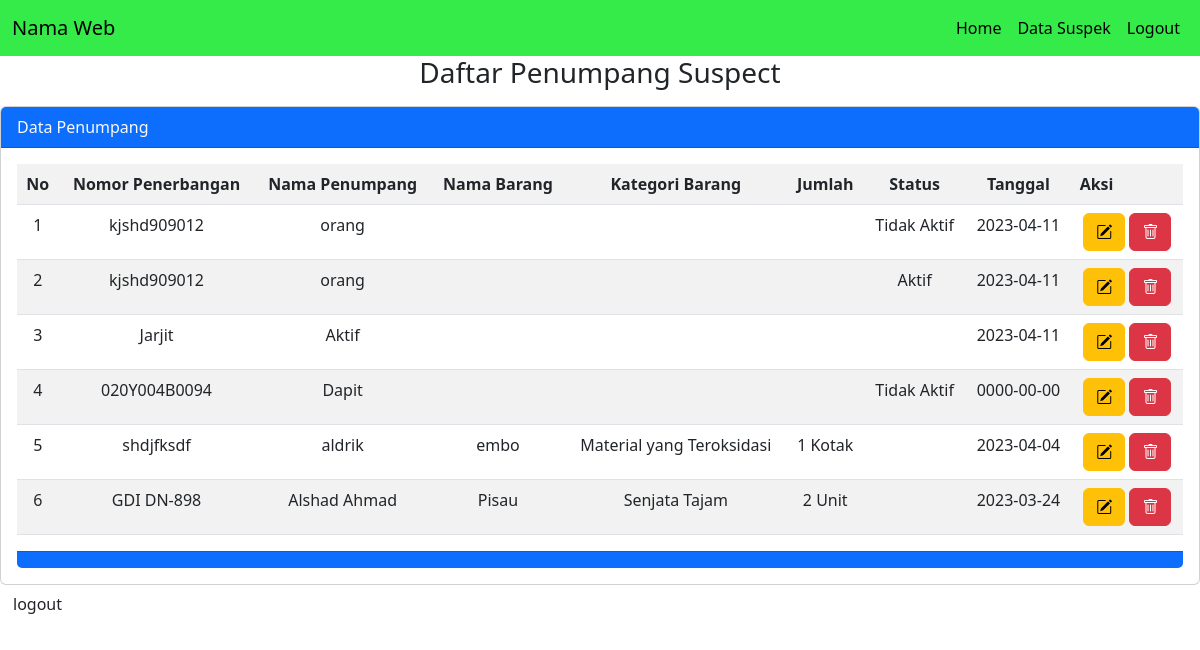
/suspek.php (signed in), run on the app's committed database.
### tables this page shows
CREATE TABLE `tb_suspek` (
  `id_suspek` int(11) NOT NULL,
  `nomor_penerbangan` varchar(100) NOT NULL,
  `nama_penumpang` varchar(100) NOT NULL,
  `nama_barang` varchar(100) NOT NULL,
  `kategori_barang` varchar(100) NOT NULL,
  `jumlah` varchar(11) NOT NULL,
  `satuan` varchar(100) NOT NULL,
  `tanggal` date NOT NULL DEFAULT current_timestamp(),
  `tanggal_simpan` timestamp NOT NULL DEFAULT current_timestamp() ON UPDATE current_timestamp(),
  `status` varchar(100) NOT NULL
);

### suspek.php (the view, shortened to what this page needs)
<?php
    include 'db.php';
?>
<!doctype html>
<html lang="en">
  <head>
    <link href="https://cdn.jsdelivr.net/npm/bootstrap@5.3.0-alpha2/dist/css/bootstrap.min.css" rel="stylesheet">
    <link rel="stylesheet" href="https://cdn.jsdelivr.net/npm/bootstrap-icons@1.10.4/font/bootstrap-icons.css">
  </head>
  <body>
    <nav class="navbar navbar-expand-lg" style="background-color: #34eb49;">
  <div class="container-fluid">
    <a class="navbar-brand" href="#">Nama Web</a>
    <div class="collapse navbar-collapse" id="navbarSupportedContent">
      <ul class="navbar-nav ml-auto ms-auto">
        <li class="nav-item">
          <a class="nav-link active" aria-current="page" href="dashboard.php">Home</a>
        </li>
        <li class="nav-item">
          <a class="nav-link active" aria-current="page" href="suspek.php">Data Suspek</a>
        </li>
        <li class="nav-item">
          <a class="nav-link active" aria-current="page" href="logout.php">Logout</a>
        </li>
      </ul>
    </div>
  </div>
</nav>
    <div class="container">
        <h3 class="text-center">Daftar Penumpang Suspect</h3>
                    </div>
                <div class="card mt-3">
                    <div class="card-header bg-primary text-light">
                        Data Penumpang
                    </div>
                    <div class="card-body">
                        <div class="table-responsive">
                        <table class="table table-striped table-hover">
                            <tr>
                                <th class="text-center">No</th>
                                <th class="text-center">Nomor Penerbangan</th>
                                <th class="text-center">Nama Penumpang</th>
                                <th class="text-center">Nama Barang</th>
                                <th class="text-center">Kategori Barang</th>
                                <th class="text-center">Jumlah</th>
                                <th class="text-center">Status</th>
                                <th class="text-center">Tanggal</th>
                                <th>Aksi</th>
                        </tr>
                            <?php
                            $no = 1;
                            if(isset($_POST['bcari'])){
                                $keyword = $_POST['tcari'];
                                $q= "SELECT * FROM tb_suspek WHERE CONCAT('',nomor_penerbangan,nama_penumpang,nama_barang,tanggal) like '%$keyword%' order BY id_suspek DESC;";
                            }
                            else{
                                $q = "SELECT * FROM tb_suspek order by id_suspek DESC";
                            }
                            $tampil = mysqli_query($conn, $q);
                            while($data = mysqli_fetch_array($tampil)) {
                            ?>
                            <tr>
                                <td class="text-center"><?= $no++ ?></td>
                                <td class="text-center"><?= $data['nomor_penerbangan'] ?></td>
                                <td class="text-center"><?= $data['nama_penumpang'] ?></td>
                                <td class="text-center"><?= $data['nama_barang'] ?></td>
                                <td class="text-center"><?= $data['kategori_barang'] ?></td>
                                <td class="text-center"><?= $data['jumlah'] ?> <?= $data['satuan'] ?></td>
                                <td class="text-center"><?= $data['status'] ?></td>
                                <td class="text-center"><?= $data['tanggal']?></td>
                                <td class="text-center">
                                <a href="edit-data.php?id=<?php echo $data['id_suspek'] ?>"><button class="btn btn-warning bi bi-pencil-square" name="bedit" type="submit"></button></a>
                                <a href="hapus.php?idp=<?php echo $data['id_suspek'] ?>" onclick="return confirm('Yakin ingin menghapus ?')"><button class="btn btn-danger bi bi-trash" name="bedit" type="submit"></button></a>
                                </td>
                            </tr>
                            <?php } ?>
                        </table>
                    </div>
                    <div class="card-footer bg-primary">
                    </div>
                </div>
     </div>
    <a href="logout.php" class="btn btn-person">logout</a>
  </body>
</html>

### data on the page
tb_suspek: nomor_penerbangan "kjshd909012", nama_penumpang "orang", status "Tidak Aktif", tanggal "2023-04-11"
tb_suspek: nomor_penerbangan "kjshd909012", nama_penumpang "orang", status "Aktif", tanggal "2023-04-11"
tb_suspek: nomor_penerbangan "Jarjit", nama_penumpang "Aktif", tanggal "2023-04-11"
tb_suspek: nomor_penerbangan "020Y004B0094", nama_penumpang "Dapit", status "Tidak Aktif", tanggal "0000-00-00"
tb_suspek: nomor_penerbangan "shdjfksdf", nama_penumpang "aldrik", nama_barang "embo", kategori_barang "Material yang Teroksidasi", jumlah "1", satuan "Kotak", tanggal "2023-04-04"
tb_suspek: nomor_penerbangan "GDI DN-898", nama_penumpang "Alshad Ahmad", nama_barang "Pisau", kategori_barang "Senjata Tajam", jumlah "2", satuan "Unit", tanggal "2023-03-24"
